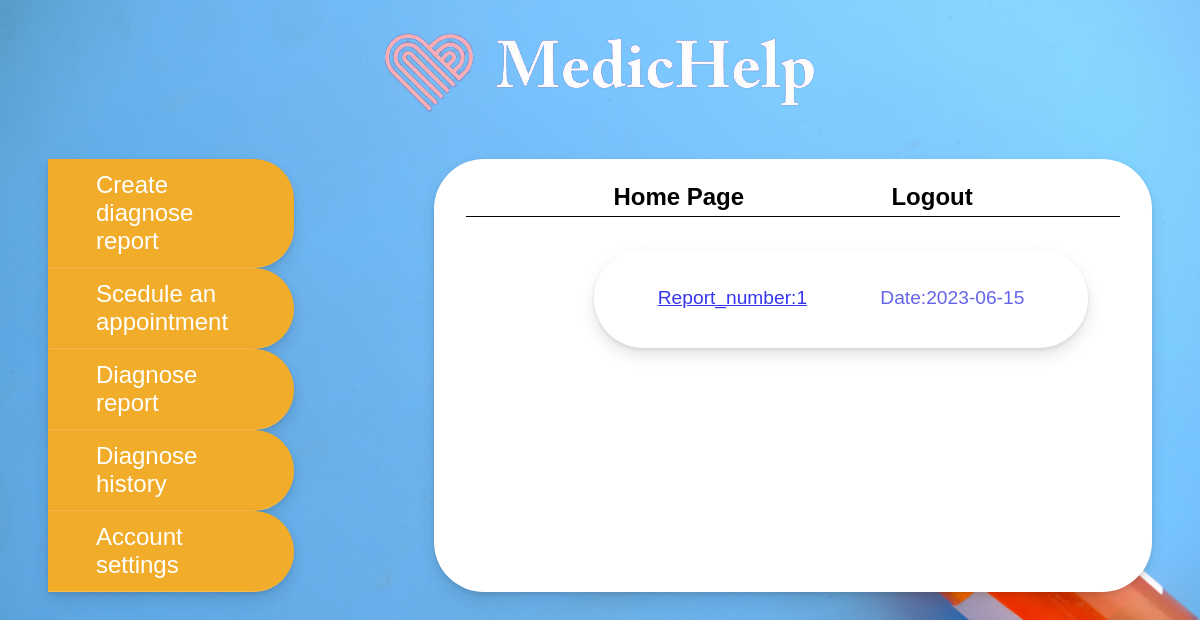
The app's page /DiagnoseReport (signed in), older data.
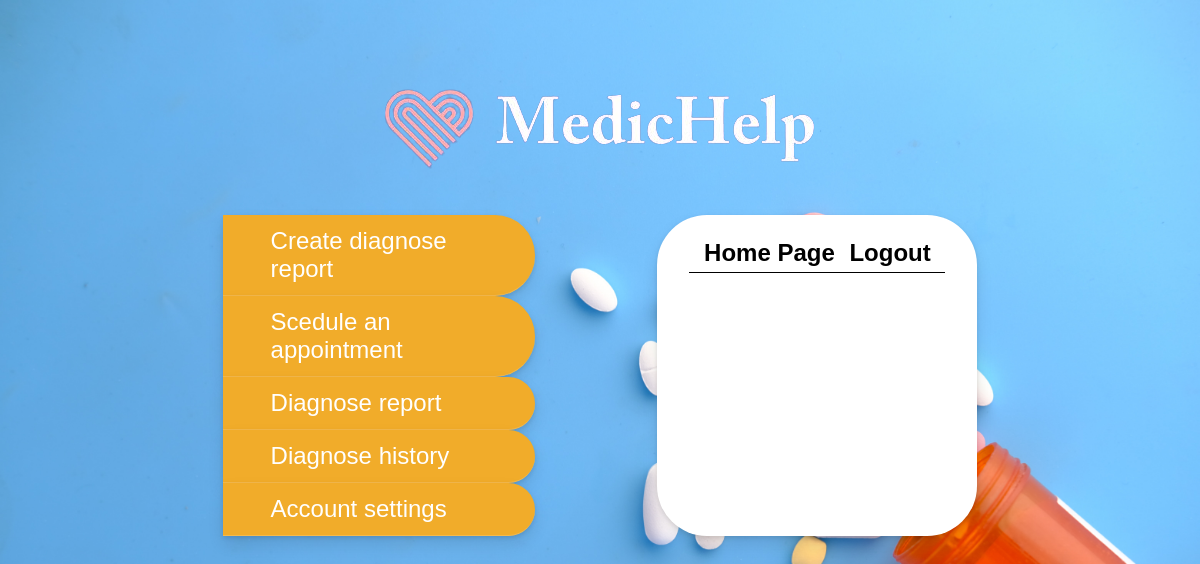
The same page, newer data.
### PneumoniaApp/Patient/models.py (models this page shows, shortened)
class Report(db.Model):
    id = db.Column(db.Integer, primary_key=True)
    image = db.Column(db.String(120), unique=True, nullable=False)
    start_date = db.Column(db.Date, default=datetime.utcnow)
    end_date = db.Column(db.Date)
    patient_id = db.Column(db.Integer, db.ForeignKey('patient.id'), nullable=False)
    doctor_id = db.Column(db.Integer, db.ForeignKey('doctor.id'), nullable=False)
    helping_doctor_id = db.Column(db.Integer, db.ForeignKey('doctor.id'))
    helping_doctor_answer = db.Column(db.Boolean)
    ai_help = db.Column(db.Boolean, default=False)
    ai_answer = db.Column(db.Boolean)
    is_sick = db.Column(db.Boolean)
    is_answer=db.Column(db.Boolean, default=False)

### PneumoniaApp/Patient/routes.py (the view)
@patient.route("/DiagnoseReport")
@login_required
def DiagnoseReport():
    reports = Report.query.filter_by(patient_id=current_user.id, is_answer=False)
    return render_template("PatientDiagnoseHistory.html", reports=reports)

### PneumoniaApp/templates/PatientDiagnoseHistory.html
{% extends 'homeLayout.html' %}
{% block content %}
    <a href="{{url_for('patient.PatientDiagnose')}}">Create diagnose report</a>
    <a href="">Scedule an appointment</a>
    <a href="{{url_for('patient.DiagnoseReport')}}">Diagnose report</a>
    <a href="{{url_for('patient.DiagnoseHistory')}}">Diagnose history</a>
    <a href="{{url_for('Authentication.PatientChangePassword')}}">Account settings</a>
{% endblock content %}
{% block homepage %}
    <a href="{{url_for('Authentication.patientHome')}}">Home Page</a>
{% endblock %}
{% block desc %}
    <div id="passwordForm">
        {% for report in reports %}
            <div class="doctor">
                <a href="{{ url_for('patient.report_details', report_id=report.id) }}">Report_number:{{ report.id }}</a>
                <label for="">Date:{{report.start_date}}</label>
            </div>
        {% endfor %}
    </div>
{% endblock desc %}

Row changes from the older to the newer data that the page shows:
removed Report: id "1", start_date "2023-06-15"
